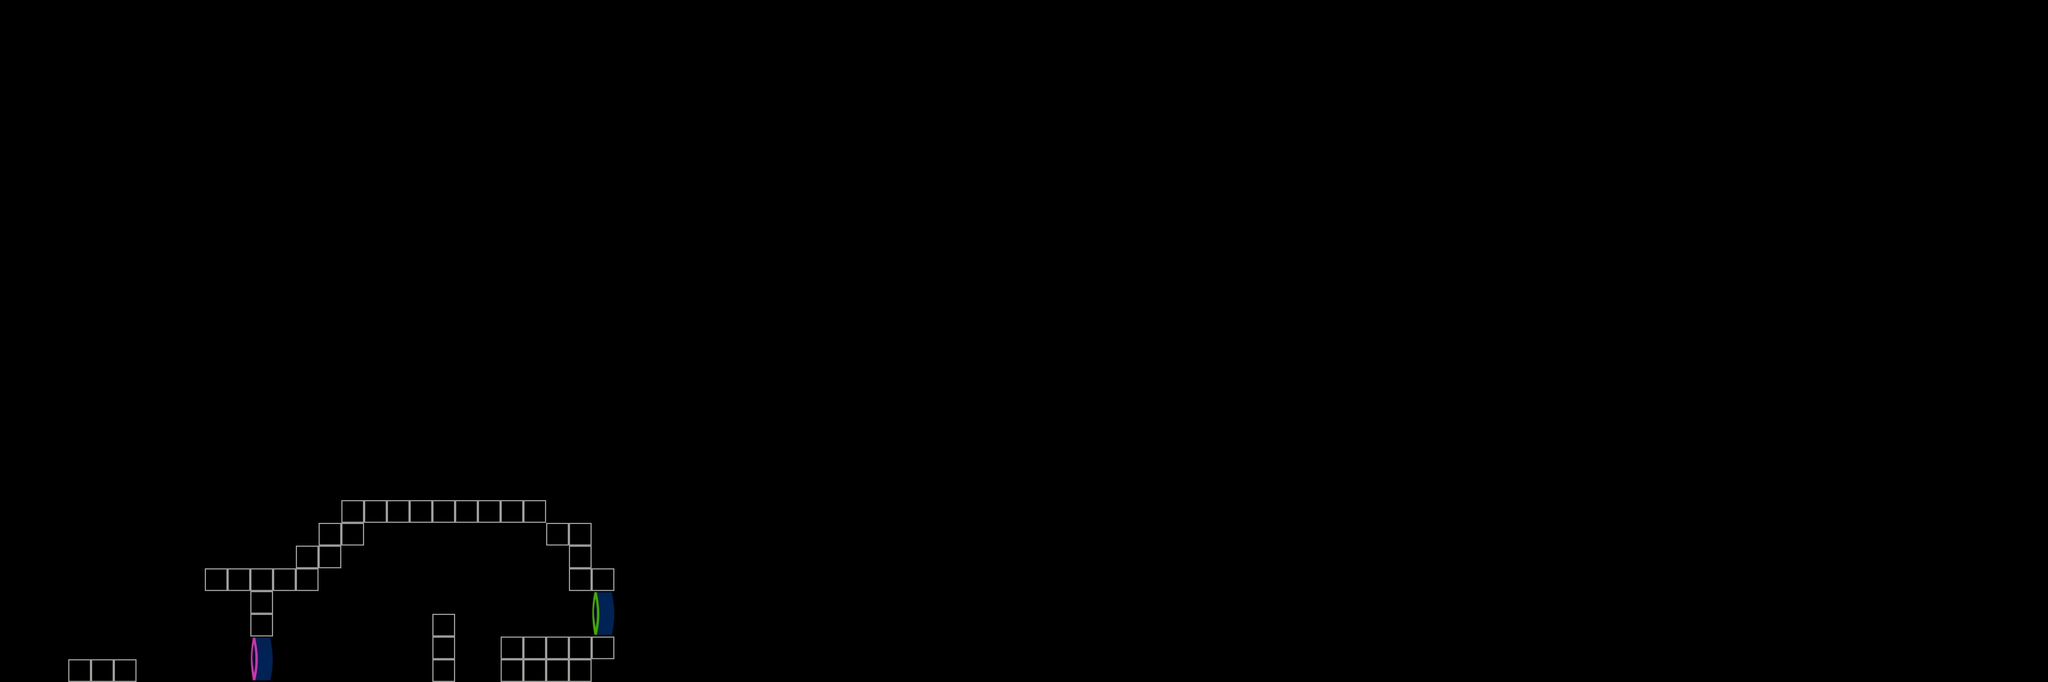

The image is a tile-based game level rendered from a .tmx file. Its description and complete source (layers, tilesets, objects, tile grids) follow:
An orthogonal 90x30 tile map with 42x42 px tiles, 1 tile layer (Tile Layer 1), 2 tilesets.

<map version="1.5" tiledversion="1.7.0" orientation="orthogonal" renderorder="right-down" width="90" height="30" tilewidth="42" tileheight="42" infinite="0" nextlayerid="2" nextobjectid="1">
 <tileset firstgid="1" source="tilesets/portal.tsx" />
 <tileset firstgid="5" source="tilesets/smallBlocks.tsx" />
 <layer id="1" name="Tile Layer 1" width="90" height="30">
  <data encoding="csv">
0,0,0,0,0,0,0,0,0,0,0,0,0,0,0,0,0,0,0,0,0,0,0,0,0,0,0,0,0,0,0,0,0,0,0,0,0,0,0,0,0,0,0,0,0,0,0,0,0,0,0,0,0,0,0,0,0,0,0,0,0,0,0,0,0,0,0,0,0,0,0,0,0,0,0,0,0,0,0,0,0,0,0,0,0,0,0,0,0,0,
0,0,0,0,0,0,0,0,0,0,0,0,0,0,0,0,0,0,0,0,0,0,0,0,0,0,0,0,0,0,0,0,0,0,0,0,0,0,0,0,0,0,0,0,0,0,0,0,0,0,0,0,0,0,0,0,0,0,0,0,0,0,0,0,0,0,0,0,0,0,0,0,0,0,0,0,0,0,0,0,0,0,0,0,0,0,0,0,0,0,
0,0,0,0,0,0,0,0,0,0,0,0,0,0,0,0,0,0,0,0,0,0,0,0,0,0,0,0,0,0,0,0,0,0,0,0,0,0,0,0,0,0,0,0,0,0,0,0,0,0,0,0,0,0,0,0,0,0,0,0,0,0,0,0,0,0,0,0,0,0,0,0,0,0,0,0,0,0,0,0,0,0,0,0,0,0,0,0,0,0,
0,0,0,0,0,0,0,0,0,0,0,0,0,0,0,0,0,0,0,0,0,0,0,0,0,0,0,0,0,0,0,0,0,0,0,0,0,0,0,0,0,0,0,0,0,0,0,0,0,0,0,0,0,0,0,0,0,0,0,0,0,0,0,0,0,0,0,0,0,0,0,0,0,0,0,0,0,0,0,0,0,0,0,0,0,0,0,0,0,0,
0,0,0,0,0,0,0,0,0,0,0,0,0,0,0,0,0,0,0,0,0,0,0,0,0,0,0,0,0,0,0,0,0,0,0,0,0,0,0,0,0,0,0,0,0,0,0,0,0,0,0,0,0,0,0,0,0,0,0,0,0,0,0,0,0,0,0,0,0,0,0,0,0,0,0,0,0,0,0,0,0,0,0,0,0,0,0,0,0,0,
0,0,0,0,0,0,0,0,0,0,0,0,0,0,0,0,0,0,0,0,0,0,0,0,0,0,0,0,0,0,0,0,0,0,0,0,0,0,0,0,0,0,0,0,0,0,0,0,0,0,0,0,0,0,0,0,0,0,0,0,0,0,0,0,0,0,0,0,0,0,0,0,0,0,0,0,0,0,0,0,0,0,0,0,0,0,0,0,0,0,
0,0,0,0,0,0,0,0,0,0,0,0,0,0,0,0,0,0,0,0,0,0,0,0,0,0,0,0,0,0,0,0,0,0,0,0,0,0,0,0,0,0,0,0,0,0,0,0,0,0,0,0,0,0,0,0,0,0,0,0,0,0,0,0,0,0,0,0,0,0,0,0,0,0,0,0,0,0,0,0,0,0,0,0,0,0,0,0,0,0,
0,0,0,0,0,0,0,0,0,0,0,0,0,0,0,0,0,0,0,0,0,0,0,0,0,0,0,0,0,0,0,0,0,0,0,0,0,0,0,0,0,0,0,0,0,0,0,0,0,0,0,0,0,0,0,0,0,0,0,0,0,0,0,0,0,0,0,0,0,0,0,0,0,0,0,0,0,0,0,0,0,0,0,0,0,0,0,0,0,0,
0,0,0,0,0,0,0,0,0,0,0,0,0,0,0,0,0,0,0,0,0,0,0,0,0,0,0,0,0,0,0,0,0,0,0,0,0,0,0,0,0,0,0,0,0,0,0,0,0,0,0,0,0,0,0,0,0,0,0,0,0,0,0,0,0,0,0,0,0,0,0,0,0,0,0,0,0,0,0,0,0,0,0,0,0,0,0,0,0,0,
0,0,0,0,0,0,0,0,0,0,0,0,0,0,0,0,0,0,0,0,0,0,0,0,0,0,0,0,0,0,0,0,0,0,0,0,0,0,0,0,0,0,0,0,0,0,0,0,0,0,0,0,0,0,0,0,0,0,0,0,0,0,0,0,0,0,0,0,0,0,0,0,0,0,0,0,0,0,0,0,0,0,0,0,0,0,0,0,0,0,
0,0,0,0,0,0,0,0,0,0,0,0,0,0,0,0,0,0,0,0,0,0,0,0,0,0,0,0,0,0,0,0,0,0,0,0,0,0,0,0,0,0,0,0,0,0,0,0,0,0,0,0,0,0,0,0,0,0,0,0,0,0,0,0,0,0,0,0,0,0,0,0,0,0,0,0,0,0,0,0,0,0,0,0,0,0,0,0,0,0,
0,0,0,0,0,0,0,0,0,0,0,0,0,0,0,0,0,0,0,0,0,0,0,0,0,0,0,0,0,0,0,0,0,0,0,0,0,0,0,0,0,0,0,0,0,0,0,0,0,0,0,0,0,0,0,0,0,0,0,0,0,0,0,0,0,0,0,0,0,0,0,0,0,0,0,0,0,0,0,0,0,0,0,0,0,0,0,0,0,0,
0,0,0,0,0,0,0,0,0,0,0,0,0,0,0,0,0,0,0,0,0,0,0,0,0,0,0,0,0,0,0,0,0,0,0,0,0,0,0,0,0,0,0,0,0,0,0,0,0,0,0,0,0,0,0,0,0,0,0,0,0,0,0,0,0,0,0,0,0,0,0,0,0,0,0,0,0,0,0,0,0,0,0,0,0,0,0,0,0,0,
0,0,0,0,0,0,0,0,0,0,0,0,0,0,0,0,0,0,0,0,0,0,0,0,0,0,0,0,0,0,0,0,0,0,0,0,0,0,0,0,0,0,0,0,0,0,0,0,0,0,0,0,0,0,0,0,0,0,0,0,0,0,0,0,0,0,0,0,0,0,0,0,0,0,0,0,0,0,0,0,0,0,0,0,0,0,0,0,0,0,
0,0,0,0,0,0,0,0,0,0,0,0,0,0,0,0,0,0,0,0,0,0,0,0,0,0,0,0,0,0,0,0,0,0,0,0,0,0,0,0,0,0,0,0,0,0,0,0,0,0,0,0,0,0,0,0,0,0,0,0,0,0,0,0,0,0,0,0,0,0,0,0,0,0,0,0,0,0,0,0,0,0,0,0,0,0,0,0,0,0,
0,0,0,0,0,0,0,0,0,0,0,0,0,0,0,0,0,0,0,0,0,0,0,0,0,0,0,0,0,0,0,0,0,0,0,0,0,0,0,0,0,0,0,0,0,0,0,0,0,0,0,0,0,0,0,0,0,0,0,0,0,0,0,0,0,0,0,0,0,0,0,0,0,0,0,0,0,0,0,0,0,0,0,0,0,0,0,0,0,0,
0,0,0,0,0,0,0,0,0,0,0,0,0,0,0,0,0,0,0,0,0,0,0,0,0,0,0,0,0,0,0,0,0,0,0,0,0,0,0,0,0,0,0,0,0,0,0,0,0,0,0,0,0,0,0,0,0,0,0,0,0,0,0,0,0,0,0,0,0,0,0,0,0,0,0,0,0,0,0,0,0,0,0,0,0,0,0,0,0,0,
0,0,0,0,0,0,0,0,0,0,0,0,0,0,0,0,0,0,0,0,0,0,0,0,0,0,0,0,0,0,0,0,0,0,0,0,0,0,0,0,0,0,0,0,0,0,0,0,0,0,0,0,0,0,0,0,0,0,0,0,0,0,0,0,0,0,0,0,0,0,0,0,0,0,0,0,0,0,0,0,0,0,0,0,0,0,0,0,0,0,
0,0,0,0,0,0,0,0,0,0,0,0,0,0,0,0,0,0,0,0,0,0,0,0,0,0,0,0,0,0,0,0,0,0,0,0,0,0,0,0,0,0,0,0,0,0,0,0,0,0,0,0,0,0,0,0,0,0,0,0,0,0,0,0,0,0,0,0,0,0,0,0,0,0,0,0,0,0,0,0,0,0,0,0,0,0,0,0,0,0,
0,0,0,0,0,0,0,0,0,0,0,0,0,0,0,0,0,0,0,0,0,0,0,0,0,0,0,0,0,0,0,0,0,0,0,0,0,0,0,0,0,0,0,0,0,0,0,0,0,0,0,0,0,0,0,0,0,0,0,0,0,0,0,0,0,0,0,0,0,0,0,0,0,0,0,0,0,0,0,0,0,0,0,0,0,0,0,0,0,0,
0,0,0,0,0,0,0,0,0,0,0,0,0,0,0,0,0,0,0,0,0,0,0,0,0,0,0,0,0,0,0,0,0,0,0,0,0,0,0,0,0,0,0,0,0,0,0,0,0,0,0,0,0,0,0,0,0,0,0,0,0,0,0,0,0,0,0,0,0,0,0,0,0,0,0,0,0,0,0,0,0,0,0,0,0,0,0,0,0,0,
0,0,0,0,0,0,0,0,0,0,0,0,0,0,0,0,0,0,0,0,0,0,0,0,0,0,0,0,0,0,0,0,0,0,0,0,0,0,0,0,0,0,0,0,0,0,0,0,0,0,0,0,0,0,0,0,0,0,0,0,0,0,0,0,0,0,0,0,0,0,0,0,0,0,0,0,0,0,0,0,0,0,0,0,0,0,0,0,0,0,
0,0,0,0,0,0,0,0,0,0,0,0,0,0,0,7,7,7,7,7,7,7,7,7,0,0,0,0,0,0,0,0,0,0,0,0,0,0,0,0,0,0,0,0,0,0,0,0,0,0,0,0,0,0,0,0,0,0,0,0,0,0,0,0,0,0,0,0,0,0,0,0,0,0,0,0,0,0,0,0,0,0,0,0,0,0,0,0,0,0,
0,0,0,0,0,0,0,0,0,0,0,0,0,0,7,7,0,0,0,0,0,0,0,0,7,7,0,0,0,0,0,0,0,0,0,0,0,0,0,0,0,0,0,0,0,0,0,0,0,0,0,0,0,0,0,0,0,0,0,0,0,0,0,0,0,0,0,0,0,0,0,0,0,0,0,0,0,0,0,0,0,0,0,0,0,0,0,0,0,0,
0,0,0,0,0,0,0,0,0,0,0,0,0,7,7,0,0,0,0,0,0,0,0,0,0,7,0,0,0,0,0,0,0,0,0,0,0,0,0,0,0,0,0,0,0,0,0,0,0,0,0,0,0,0,0,0,0,0,0,0,0,0,0,0,0,0,0,0,0,0,0,0,0,0,0,0,0,0,0,0,0,0,0,0,0,0,0,0,0,0,
0,0,0,0,0,0,0,0,0,7,7,7,7,7,0,0,0,0,0,0,0,0,0,0,0,7,7,0,0,0,0,0,0,0,0,0,0,0,0,0,0,0,0,0,0,0,0,0,0,0,0,0,0,0,0,0,0,0,0,0,0,0,0,0,0,0,0,0,0,0,0,0,0,0,0,0,0,0,0,0,0,0,0,0,0,0,0,0,0,0,
0,0,0,0,0,0,0,0,0,0,0,7,0,0,0,0,0,0,0,0,0,0,0,0,0,0,2,0,0,0,0,0,0,0,0,0,0,0,0,0,0,0,0,0,0,0,0,0,0,0,0,0,0,0,0,0,0,0,0,0,0,0,0,0,0,0,0,0,0,0,0,0,0,0,0,0,0,0,0,0,0,0,0,0,0,0,0,0,0,0,
0,0,0,0,0,0,0,0,0,0,0,7,0,0,0,0,0,0,0,7,0,0,0,0,0,0,4,0,0,0,0,0,0,0,0,0,0,0,0,0,0,0,0,0,0,0,0,0,0,0,0,0,0,0,0,0,0,0,0,0,0,0,0,0,0,0,0,0,0,0,0,0,0,0,0,0,0,0,0,0,0,0,0,0,0,0,0,0,0,0,
0,0,0,0,0,0,0,0,0,0,0,1,0,0,0,0,0,0,0,7,0,0,7,7,7,7,7,0,0,0,0,0,0,0,0,0,0,0,0,0,0,0,0,0,0,0,0,0,0,0,0,0,0,0,0,0,0,0,0,0,0,0,0,0,0,0,0,0,0,0,0,0,0,0,0,0,0,0,0,0,0,0,0,0,0,0,0,0,0,0,
0,0,0,6,6,6,0,0,0,0,0,3,0,0,0,0,0,0,0,7,0,0,7,7,7,7,0,0,0,0,0,0,0,0,0,0,0,0,0,0,0,0,0,0,0,0,0,0,0,0,0,0,0,0,0,0,0,0,0,0,0,0,0,0,0,0,0,0,0,0,0,0,0,0,0,0,0,0,0,0,0,0,0,0,0,0,0,0,0,0
</data>
 </layer>
</map>
